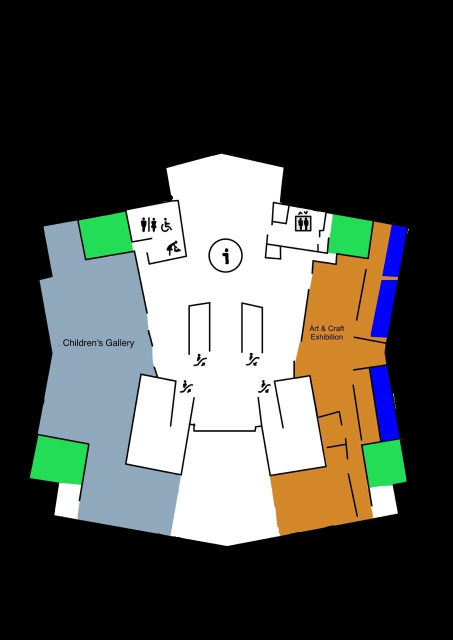
%> input picture BCM-L2-SIM-2.jpg, 905 x 1280 px (shown at 1/2 size)
$ octave untitled10.m   (GNU Octave 9; MATLAB toolbox functions it lacks are replaced by stand-ins)
%> lines starting %> are read from the running program, lines starting %| are printed output that depends on the picture; in (x1, y1, x2, y2) boxes, pixels count from 0 and x2, y2 are one past the last pixel; in counts of white or black regions, pixels touching at a corner belong together; the program's own positions count from 1
% =========================================================================
% BCM EVACUATION SIMULATION — PSO + DIRECTIONAL COMPASS (BASELINE)
% MAP: BCM-L2-SIM-2.jpg (Children's Gallery + Art & Craft Exhibition)
% FYP: Particle Swarm Optimization for Museum Evacuation
%
% =========================================================================
% ROLE OF THIS FILE IN THE FYP COMPARISON
% =========================================================================
%   untitled4 = BFS + PSO   (BFS distance field IS the social attractor;
%                            agents greedily descend the field every step)
%   untitled5 = A*  + PSO   (A* waypoints ARE the social attractor;
%                            agents replay precomputed paths)
%   untitled6 = PSO + DIRECTIONAL COMPASS (THIS FILE) — BASELINE
%               (Compass is a small directional BIAS in the velocity
%                update; PSO mechanics still drive agent decisions.
%                Agents do not greedily descend the field.)
%
% =========================================================================
% THE "COMMON SENSE" IDEA — VIVA-DEFENSIBLE FRAMING
% =========================================================================
% A real person evacuating a building they live or work in does NOT
% compute A*. They have a ROUGH MENTAL COMPASS — "the exit is roughly
% that way, even though I can't see it from here." When they can see
% the exit, they head straight to it. When walls block the view, they
% head in the rough direction and figure out the walls as they get there.
%
% This file implements that intuition:
%   • Once at startup, we precompute a corridor-respecting distance
%     field from each exit (geodesic distance, MATLAB bwdistgeodesic).
%   • Each agent picks the WALKING-DISTANCE-NEAREST exit (not Euclidean
%     nearest — important for agents on the wrong side of a wall).
%   • The agent's "compass" at any pixel is a unit vector pointing
%     toward decreasing distance (roughly toward the exit through
%     corridors).
%   • In the PSO velocity update, the compass contributes a small term
%     (weight c3) alongside cognitive (c1) and social (c2). PSO
%     mechanics still drive the actual movement; the compass just
%     keeps the agent oriented when LOS to the exit is blocked.
%
% =========================================================================
% WHY THIS IS NOT THE SAME AS BFS+PSO OR A*+PSO
% =========================================================================
%
%   untitled4 (BFS+PSO):  Every iteration, every agent: gbest = position
%                         of lower BFS-field value in the agent's local
%                         8-neighborhood. Agents follow the field
%                         pixel-by-pixel. BFS dominates; PSO is wiggle.
%
%   untitled5 (A*+PSO):   Each agent gets a personal A*-computed waypoint
%                         sequence. gbest = next waypoint until reached,
%                         then advance. A* dominates; PSO is wiggle.
%
%   untitled6 (THIS):     Compass is a DIRECTIONAL BIAS only. The
%                         actual gbest is still set by the canonical
%                         non-line-of-sight pbest-sharing rule
%                         (paper Section III-B). The compass adds a
%                         direction term to the velocity update with
%                         weight c3 = 0.8 — comparable to but not
%                         dominating the social weight c2 = 1.0.
%
%                         Agents are NOT performing greedy descent on
%                         the distance field. They wander, share pbest
%                         via line-of-sight, repel each other, and use
%                         the compass only as a macro orientation hint.
%
% PROVABLE DIFFERENCE: set c3 = 0 and the file reverts to vanilla
% standalone PSO behaviour (~22/30 evacuation, agents stuck behind
% walls). That regression test is your viva-defense receipt.
%
% =========================================================================
% MECHANISMS (per Tsai/Chen/Chen 2014 + compass + BCM tuning)
% =========================================================================
%   Section II-A    Direction-speed split velocity update
%   Section II-B    Exponential cost-based fitness (walls + target)
%   Section II-C    Collision avoidance via local directional retry
%   Section III-A   Local search with INCREMENTAL angle expansion
%   Section III-B   Non-line-of-sight gbest update
%   COMPASS         Static directional bias toward walking-distance-
%                   nearest open exit (weight c3, smaller than social c2)
%   Inter-particle repulsion (paper Section II crowd avoidance)
%   Configuration-space wall dilation (eliminates corner-cutting:
%   walls dilated by agent radius, agent's centre line cannot pass
%   close enough to a wall corner to slip through diagonally)
%
% =========================================================================

clear; clc; close all;

fprintf('╔══════════════════════════════════════════════════════════╗\n');
fprintf('║  BCM-L2-SIM-2 — PSO + DIRECTIONAL COMPASS (BASELINE)     ║\n');
fprintf('╚══════════════════════════════════════════════════════════╝\n\n');


%% ============================================================
%% [SECTION 1] LOAD MAP IMAGE + INTERFACE SETUP
%% ============================================================

fprintf('Loading BCM-L2-SIM-2 map...\n');

layout = imread('BCM-L2-SIM-2.jpg');                         % BCM Level 2 floor plan
%> layout is the input picture: size 1280x905x3 uint8; mean R, G, B 77.9, 79.5, 74.6

max_iter = 8000;                                             % Hard iteration cap (~400 sim-sec at 0.05s/step) ← TUNE
N        = 20;                                               % Number of agents to spawn ← TUNE

fig = figure('Name', 'BCM-L2-SIM-2 — PSO + Directional Compass', ...
             'Position', [30, 30, 1400, 800]);

% Left panel: simulation map
ax_sim = axes('Position', [0.01 0.02 0.58 0.95]);
imshow(layout, 'Parent', ax_sim); hold(ax_sim, 'on');
set(ax_sim, 'YDir', 'reverse');
axis(ax_sim, 'on'); grid(ax_sim, 'on');
set(ax_sim, 'GridColor', [1 1 0], 'GridAlpha', 0.4, 'GridLineStyle', '--');

% Top-right panel: live evacuated-agents graph
% Repositioned slightly smaller and higher to leave a gap below for
% the x-axis label, preventing it from overlapping the results-panel
% title underneath.
ax_graph = axes('Position', [0.62 0.58 0.37 0.36]);
title(ax_graph, 'Agents Evacuated', 'FontWeight', 'bold', 'Color', 'w', 'FontSize', 11);
xlabel(ax_graph, 'Step',  'Color', 'w', 'FontSize', 9);
ylabel(ax_graph, 'Count', 'Color', 'w', 'FontSize', 9);
xlim(ax_graph, [0, max_iter]);
ylim(ax_graph, [0, N]);
set(ax_graph, 'Color', [0.1 0.1 0.1], 'XColor', 'w', 'YColor', 'w', ...
    'GridColor', 'w', 'GridAlpha', 0.2, 'FontSize', 9);
grid(ax_graph, 'on'); hold(ax_graph, 'on');
plot(ax_graph, [0 max_iter], [N N], 'g--', 'LineWidth', 1.2);
h_graph = plot(ax_graph, 0, 0, 'g-', 'LineWidth', 2);
graph_x = zeros(1, max_iter);
graph_y = zeros(1, max_iter);
graph_idx = 0;

% Bottom-right panel: textual results
% Positioned slightly lower so its title doesn't crowd the graph above.
% Total vertical layout: graph 0.58-0.94, gap 0.49-0.58, results 0.05-0.49.
ax_res = axes('Position', [0.62 0.05 0.37 0.40]);
set(ax_res, 'Color', [0.05 0.05 0.05], 'Box', 'on', 'LineWidth', 2.5, ...
    'XColor', [1 1 1], 'YColor', [1 1 1], 'XTick', [], 'YTick', []);
axis(ax_res, 'on');
title(ax_res, 'Evacuation Results', 'FontWeight', 'bold', 'Color', [1 1 1], 'FontSize', 11);

[H, W, ~] = size(layout);
%> H = 1280; W = 905
fprintf('  Map size: %d x %d pixels\n', W, H);
%|   Map size: 905 x 1280 pixels


%% ============================================================
%% [SECTION 2] WALL MASKS (TWO LEVELS OF DILATION)
%% ============================================================
% TWO wall masks for two different purposes:
%
%   walls (lightly dilated, +3 px):
%     - Used for line-of-sight checks (visual)
%     - Used for fitness wall-distance potential (Section II-B)
%     - This is what the AGENT CAN SEE
%
%   walls_collision (heavily dilated, +(3 + agent_radius) px):
%     - Used for ALL movement collision checks
%     - Used for the Dijkstra/geodesic distance field (compass)
%     - This is the CONFIGURATION-SPACE wall mask
%
% Why this fixes corner-cutting:
%   When walls are dilated, the agent's CENTRE POINT cannot pass closer
%   than the buffer to any actual wall. A single-ray check on
%   walls_collision is then provably equivalent to a disc-sweep check
%   at that effective radius — no tube hack needed, no diagonal slips.
%
% BCM map tuning note: the alleys leading to exits 1 and 2 are narrow
% (~20-25 px wide at their tightest points). A collision buffer of
% (agent_radius + safety) = 10 px would dilate the walls so much that
% the alleys close up entirely. We therefore use a buffer of
% (3 px visual dilation + 3 px clearance) = 6 px, which gives 3 px of
% side clearance for the agent's centre. Effective passable corridor
% width = original_width - 2*6 = original_width - 12 px. For a 20 px
% alley, the agent has 8 px of through-width — passable.

gray = rgb2gray(layout);                                     % Grayscale for thresholding
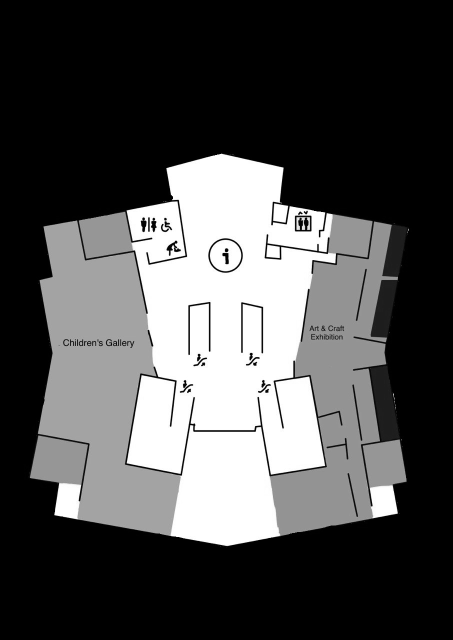
%> gray: size 1280x905 uint8 (shown at 1/2 size); min 0, max 255, mean 78.5

wall_thresh = 40;                                            % Pixels darker than this are walls ← TUNE 30-60
walls_raw = gray < wall_thresh;                              % Logical wall mask (raw)
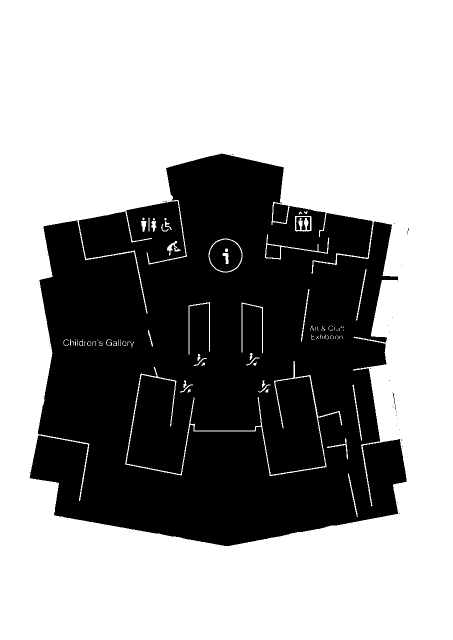
%> walls_raw: size 1280x905 logical (shown at 1/2 size); 61.9% white; 46 black regions (40 under 20 px), largest, box (x1, y1, x2, y2) and area: (59, 307, 813, 1092) 435913, (419, 479, 483, 543) 2981, (546, 407, 577, 446) 975, (532, 489, 560, 517) 653, (592, 434, 620, 460) 458, (785, 785, 790, 808) 27

walls = imdilate(walls_raw, strel('disk', 3));               % VISUAL/LOS wall mask (light dilation)
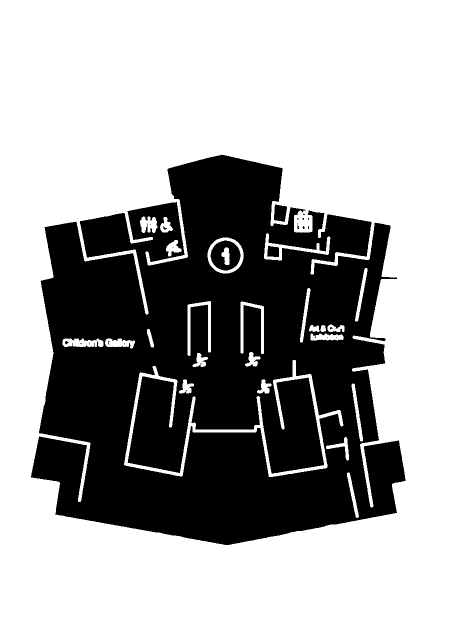
%> walls: size 1280x905 logical (shown at 1/2 size); 64.7% white; 24 black regions (17 under 20 px), largest, box (x1, y1, x2, y2) and area: (62, 309, 811, 1090) 405759, (421, 481, 481, 541) 2365, (548, 409, 574, 444) 728

% Collision buffer: visual dilation (3) + clearance (3) = 6 px.
% LOWERED from 10 px (which sealed the narrow alleys to exits 1 and 2).
% Trade-off: agent's centre can pass within 6 px of an actual wall,
% but the swept-path collision check at single-pixel sampling still
% catches diagonal corner slips.
agent_radius_px  = 6;                                        % Kept for marker sizing ← KEEP IN SYNC with Section 7
collision_buffer = 6;                                        % Total wall dilation for movement (was 10) ← TUNE 5-8
walls_collision = imdilate(walls_raw, strel('disk', collision_buffer));
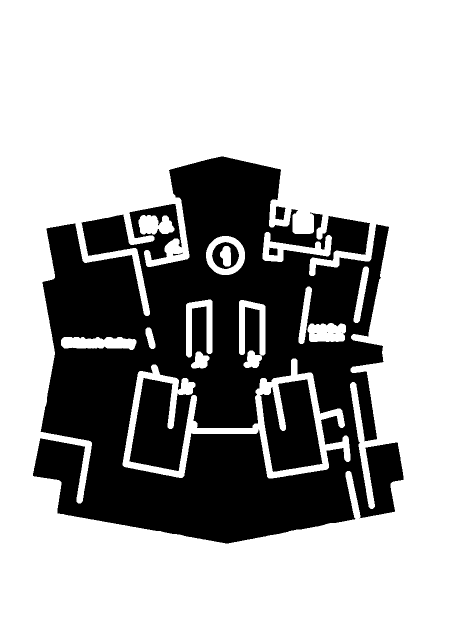
%> walls_collision: size 1280x905 logical (shown at 1/2 size); 68.4% white; 10 black regions (4 under 20 px), largest, box (x1, y1, x2, y2) and area: (66, 313, 808, 1087) 348797, (520, 759, 645, 944) 15492, (424, 484, 478, 538) 1515, (551, 413, 571, 440) 429, (538, 495, 555, 511) 232, (346, 505, 365, 511) 40

% Green-zone mask (for arrival detection)
green_mask = layout(:,:,1) < 120 & ...
             layout(:,:,2) > 130 & ...
             layout(:,:,3) < 120;
%> green_mask: size 1280x905 logical; 2.4% white; 5 white regions (1 under 20 px), largest, box (x1, y1, x2, y2) and area: (61, 871, 176, 971) 8603, (158, 424, 265, 517) 7390, (726, 879, 813, 975) 6383, (656, 429, 745, 515) 5917
green_mask = imdilate(green_mask, strel('disk', 4));
%> green_mask: size 1280x905 logical; 2.8% white; 4 white regions, box (x1, y1, x2, y2) and area: (57, 868, 179, 974) 9806, (155, 421, 268, 520) 8508, (723, 876, 816, 978) 7421, (653, 426, 748, 518) 6911

fprintf('  Visual walls:    threshold=%d, dilation=3px\n', wall_thresh);
fprintf('  Collision walls: dilation=%dpx (agent radius + safety)\n', collision_buffer);
fprintf('  Green-zone mask: %d pixels\n', sum(green_mask(:)));
%|   Green-zone mask: 32646 pixels


%% ============================================================
%% [SECTION 3] PRE-CODED EXIT POSITIONS (GREEN ZONES)
%% ============================================================

exits = [
    200, 480;   % Exit 1 — Top-Left  (Children's Gallery, near toilet)
    700, 480;   % Exit 2 — Top-Right (Art & Craft, near lift)
    115, 910;   % Exit 3 — Bottom-Left  (bottom of Children's Gallery)
    770, 915;   % Exit 4 — Bottom-Right (bottom of Art & Craft)
];

num_exits    = size(exits, 1);
exit_blocked = false(num_exits, 1);                          % All open at start

for e = 1:num_exits                                          % Validate each exit coordinate
    if exits(e,1) == 0 || exits(e,2) == 0
        error('Exit %d at placeholder [0,0]. Use Data Cursor to set real coordinates.', e);
    end
    if exits(e,1) < 1 || exits(e,1) > W || exits(e,2) < 1 || exits(e,2) > H
        error('Exit %d at [%d,%d] is outside %dx%d image bounds.', ...
              e, exits(e,1), exits(e,2), W, H);
    end
end
fprintf('  Exit coordinates validated\n');

plot(ax_sim, exits(:,1), exits(:,2), 'go', ...
    'MarkerSize', 20, 'MarkerFaceColor', [0 0.9 0], ...
    'MarkerEdgeColor', [0 0.5 0], 'LineWidth', 2, 'DisplayName', 'Exits');
for e = 1:num_exits
    text(ax_sim, exits(e,1), exits(e,2) - 42, sprintf('Exit %d', e), ...
        'Color', [1 1 0], 'FontWeight', 'bold', 'FontSize', 9, ...
        'HorizontalAlignment', 'center');
end
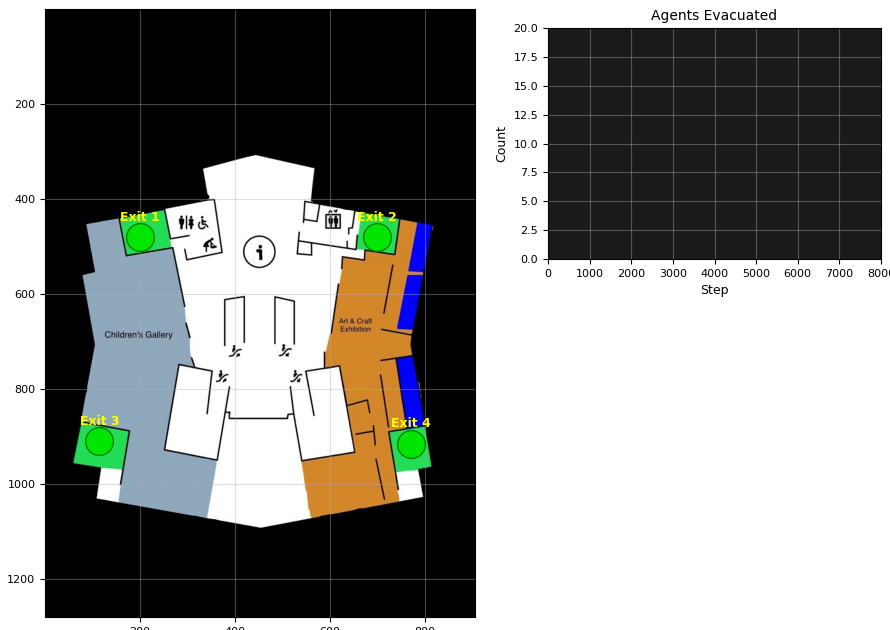
%> figure redrawn from the program's plot data, 2 panels
fprintf('  %d exits pre-coded\n', num_exits);


%% ============================================================
%% [SECTION 4] WALL DISTANCE TRANSFORM (FOR FITNESS)
%% ============================================================

fprintf('Precomputing wall distance transform...\n');
wall_dist = bwdist(walls);                                   % Distance to visible wall (lighter mask, used in fitness)
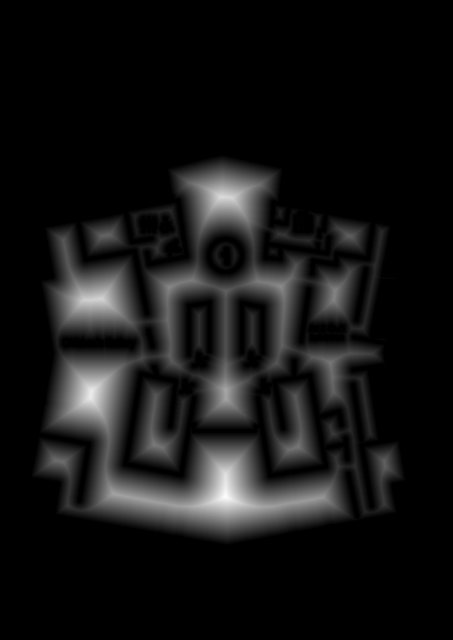
%> wall_dist: size 1280x905 single (shown at 1/2 size); min 0, max 95.04, mean 7.8; drawn with min black and max white
fprintf('  Wall distance: max = %.1f px\n', max(wall_dist(:)));
%|   Wall distance: max = 95.0 px


%% ============================================================
%% [SECTION 5] DIRECTIONAL COMPASS (PRECOMPUTED ONCE)
%% ============================================================
% For each open exit e, compute a corridor-respecting (geodesic)
% distance field using MATLAB's bwdistgeodesic. This is the "common
% sense" mental map of the building.
%
% bwdistgeodesic computes the geodesic distance from a seed mask
% through a binary mask (treating walls as impassable). The result
% is a per-pixel distance field that respects corridor topology.
%
% IMPORTANT: we use walls_collision (configuration-space) for the
% geodesic computation. This guarantees the compass paths are
% reachable by an agent of given radius — no compass arrow ever
% points through a gap too narrow for the agent.

fprintf('Precomputing geodesic distance fields per exit...\n');
walkable_geo = ~walls_collision;                             % Configuration-space walkable mask

% One distance field per exit. Memory: ~9 MB per exit at 905×1280.
dist_fields = inf(H, W, num_exits, 'single');                % single precision saves memory

for e = 1:num_exits
    if exit_blocked(e), continue; end
    ex_x = round(exits(e, 1));
    ex_y = round(exits(e, 2));

    % Seed: small disc around the exit. Must be inside walkable mask.
    seed = false(H, W);
    seed_r = 6;                                              % Seed disc radius
    y0 = max(1, ex_y - seed_r); y1 = min(H, ex_y + seed_r);
    x0 = max(1, ex_x - seed_r); x1 = min(W, ex_x + seed_r);
    seed(y0:y1, x0:x1) = true;
    seed = seed & walkable_geo;                              % Restrict to walkable

    if ~any(seed(:))
        % Exit is buried in the configuration-space walls. Try a
        % bigger seed before giving up.
        seed_r2 = 20;
        y0 = max(1, ex_y - seed_r2); y1 = min(H, ex_y + seed_r2);
        x0 = max(1, ex_x - seed_r2); x1 = min(W, ex_x + seed_r2);
        seed(y0:y1, x0:x1) = true;
        seed = seed & walkable_geo;
        if ~any(seed(:))
            warning('Exit %d at [%d,%d] has no walkable seed; compass for this exit will be unavailable.', ...
                e, ex_x, ex_y);
            continue;
        end
    end

%> (the run ends here)
